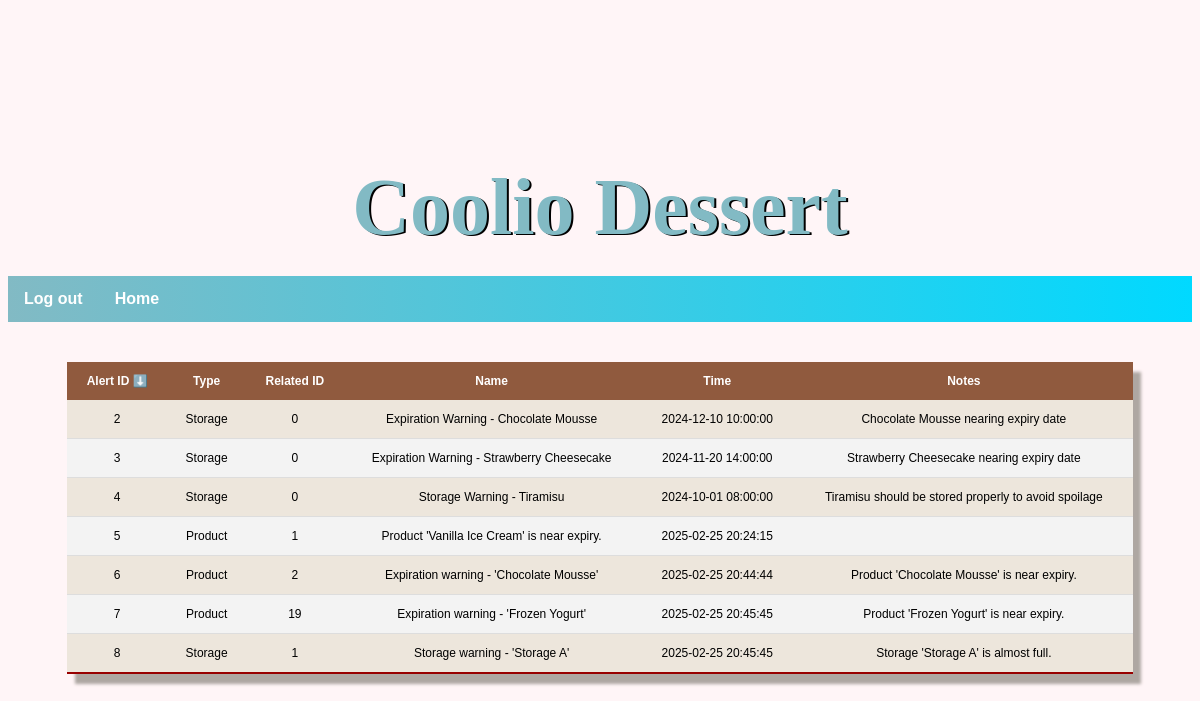
The page /viewAlerts.php?sort=asc (signed in) on the database its author committed.
### tables this page shows
CREATE TABLE `alerts` (
  `AlertID` int(11) NOT NULL,
  `AlertType` enum('Storage','Product') NOT NULL,
  `RelatedID` int(11) NOT NULL,
  `AlertName` varchar(255) NOT NULL,
  `AlertTime` datetime NOT NULL DEFAULT current_timestamp(),
  `Notes` text DEFAULT NULL
);

### viewAlerts.php (the view, shortened to what this page needs)
<?php
    include 'dbconn.php';
    $sortOrder = isset($_GET['sort']) && $_GET['sort'] == 'asc' ? 'ASC' : 'DESC';
    $nextSortOrder = ($sortOrder == 'ASC') ? 'desc' : 'asc';
    $sql = "SELECT * FROM alerts ORDER BY AlertID $sortOrder";
    $result = mysqli_query($conn, $sql);
?>
<!DOCTYPE html>
<html>
    <head>
    <h1>
            Coolio Dessert
        </h1>
        <ul>
            <li>
                <a href = "index.php">
                    Log out
                </a>
            </li>
            <li>
                <a href = "home.php">
                    Home
                </a>
            </li>
        </ul>
        <link rel = "stylesheet" href = "style.css">
    </head>
    <body>
        <div class = "alerts">
            <table class = "tableStyle">
                <thead>
                    <tr>
                        <th> Alert ID
                            <a href="?sort=<?php echo $nextSortOrder; ?>">
                                <?php echo ($sortOrder == 'ASC') ? '⬇️' : '⬆️'; ?>
                            </a>
                        </th>
                        <th> Type </th>
                        <th> Related ID  </th>
                        <th> Name </th>
                        <th> Time </th>
                        <th> Notes </th>
                    </tr>
                </thead>
                <tbody>
                    <?php while ($row = mysqli_fetch_assoc($result)) : ?>
                    <?php
                        if (mysqli_num_rows($result) > 0) {
                            while ($row = mysqli_fetch_assoc($result)) {
                                echo "<tr>";
                                echo "<td>" . $row["AlertID"] . "</td>";
                                echo "<td>" . $row["AlertType"] . "</td>";
                                echo "<td>" . $row["RelatedID"] . "</td>";
                                echo "<td>" . $row["AlertName"] . "</td>";
                                echo "<td>" . $row["AlertTime"] . "</td>";
                                echo "<td>" . $row["Notes"] . "</td>";
                            }
                        } else {
                            echo "<tr><td>No records.</td></tr>";
                        }
                    ?>
                    <?php endwhile; ?>
                </tbody>
            </table>
        </div>
    </body>
</html>

### style.css (style rules this page uses)
:root { --customWhite: #fff5f7; --lightBrown: #f5e4c4; --lightOrange: #b37e88; --lightGreen: #749c74; --green: #58acd3; --darkGreen: #980000; --shadowGreen: #162a55; --navcolor1: #82bac4; --navcolor2: #00d9ff; --gradientNav: linear-gradient(to right, var(--navcolor1), var(--navcolor2)); --gradientBG: linear-gradient(to right, var(--lightGreen), var(--lightOrange)); --heading: 'Trebuchet MS', sans-serif; --body: 'Helvetica', sans-serif; }
h1 { animation-name: animation2; animation-duration: 0.7s; animation-timing-function: ease; animation-delay: 0s; animation-iteration-count: 1; animation-direction: normal; animation-fill-mode: none; margin-top: 0px; padding-top: 20px; font-family: 'CursiveFont'; text-shadow: -2px -2px 0 #000000, 2px -2px 0 #000000, -2px 2px 0 #000000, 2px 2px 0 #000000; font-size: 80px; text-align: center; color: #82bac4; text-shadow: 2px 1px #000000; }
body { background-color: var(--customWhite); align-content: center; background-image: url('assets/bgImg.jpg'); background-size: cover; background-position: top center; background-repeat: no-repeat; min-height: 100vh; background-color:#fff5f7 ; }
a { color: white; text-decoration: none; text-align: center; }
ul { animation-name: animation2; animation-duration: 0.7s; animation-timing-function: ease; animation-delay: 0s; animation-iteration-count: 1; animation-direction: normal; animation-fill-mode: none; list-style-type: none; margin: 0; margin-top: -30px; padding: 0; overflow: hidden; background: var(--gradientNav); }
li { float: left; }
li a { display: block; font-family: Arial; font-weight: bold; text-align: center; padding: 14px 16px; transition-duration: 0.2s; }
.tableStyle { animation-name: animation1; animation-duration: 1s; animation-timing-function: ease; animation-delay: 0s; animation-iteration-count: 1; animation-direction: normal; animation-fill-mode: none; width: 90%; border-collapse: collapse; font-family: var(--body); font-size: 12px; text-align: center; margin-top: 40px; margin-left: auto; margin-right: auto; box-shadow: 8px 10px 3px rgb(174, 167, 162); }
.tableStyle th, .tableStyle td { padding: 12px 15px; }
.tableStyle thead tr { background-color: #905a3e ; color: #ffffff; font-weight: bold; }
.tableStyle tbody tr { border-bottom: 1px solid #dddddd; font-size: 12px; }
.tableStyle tbody tr:nth-of-type(even) { background-color: #f3f3f3; }
.tableStyle tbody tr:nth-of-type(odd) { background-color: #ede6dc ; }
.tableStyle tbody tr:last-of-type { border-bottom: 2px solid var(--darkGreen) }

### rows shown on the page
alerts: AlertID "2", AlertType "Storage", RelatedID "0", AlertName "Expiration Warning - Chocolate Mousse", AlertTime "2024-12-10 10:00:00", Notes "Chocolate Mousse nearing expiry date"
alerts: AlertID "3", AlertType "Storage", RelatedID "0", AlertName "Expiration Warning - Strawberry Cheesecake", AlertTime "2024-11-20 14:00:00", Notes "Strawberry Cheesecake nearing expiry date"
alerts: AlertID "4", AlertType "Storage", RelatedID "0", AlertName "Storage Warning - Tiramisu", AlertTime "2024-10-01 08:00:00", Notes "Tiramisu should be stored properly to avoid spoilage"
alerts: AlertID "5", AlertType "Product", RelatedID "1", AlertName "Product 'Vanilla Ice Cream' is near expiry.", AlertTime "2025-02-25 20:24:15"
alerts: AlertID "6", AlertType "Product", RelatedID "2", AlertName "Expiration warning - 'Chocolate Mousse'", AlertTime "2025-02-25 20:44:44", Notes "Product 'Chocolate Mousse' is near expiry."
alerts: AlertID "7", AlertType "Product", RelatedID "19", AlertName "Expiration warning - 'Frozen Yogurt'", AlertTime "2025-02-25 20:45:45", Notes "Product 'Frozen Yogurt' is near expiry."
alerts: AlertID "8", AlertType "Storage", RelatedID "1", AlertName "Storage warning - 'Storage A'", AlertTime "2025-02-25 20:45:45", Notes "Storage 'Storage A' is almost full."
